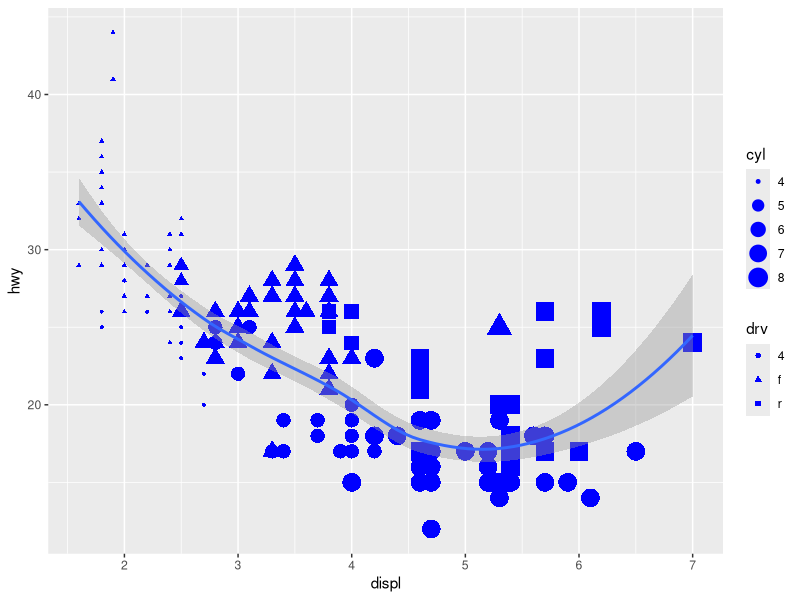

Recreate this plot in R.
## ---- chunk 1
library(tidyverse)
## ---- chunk 2
str(mpg)
head(mpg)
## ---- chunk 3
ggplot(data = mpg) + 
  geom_point(mapping = aes(x = displ, y = hwy, size = cyl, shape = drv), color = 'blue') +
  geom_smooth(mapping = aes(x = displ, y = hwy), method = 'loess') 
#  facet_wrap(~class, nrow = 2) 
#  facet_grid(drv~cyl)
